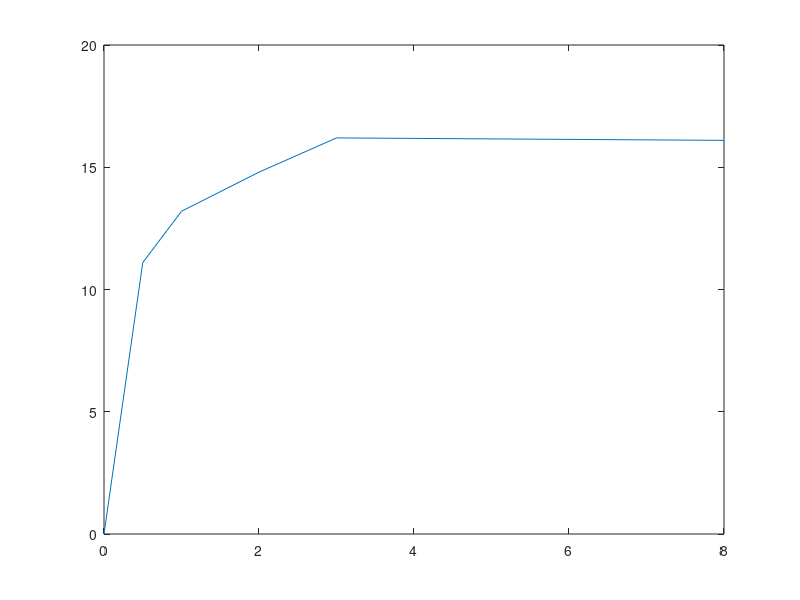

The MATLAB source for this figure:
% Interpolation for a car accelerating

t = [0 .5 1 2 3 8] % time (s)
v = [0 11.1 13.2 14.8 16.2 16.1] % velocity (m/s)

plot(t,v)

% cubic spline interpolation
